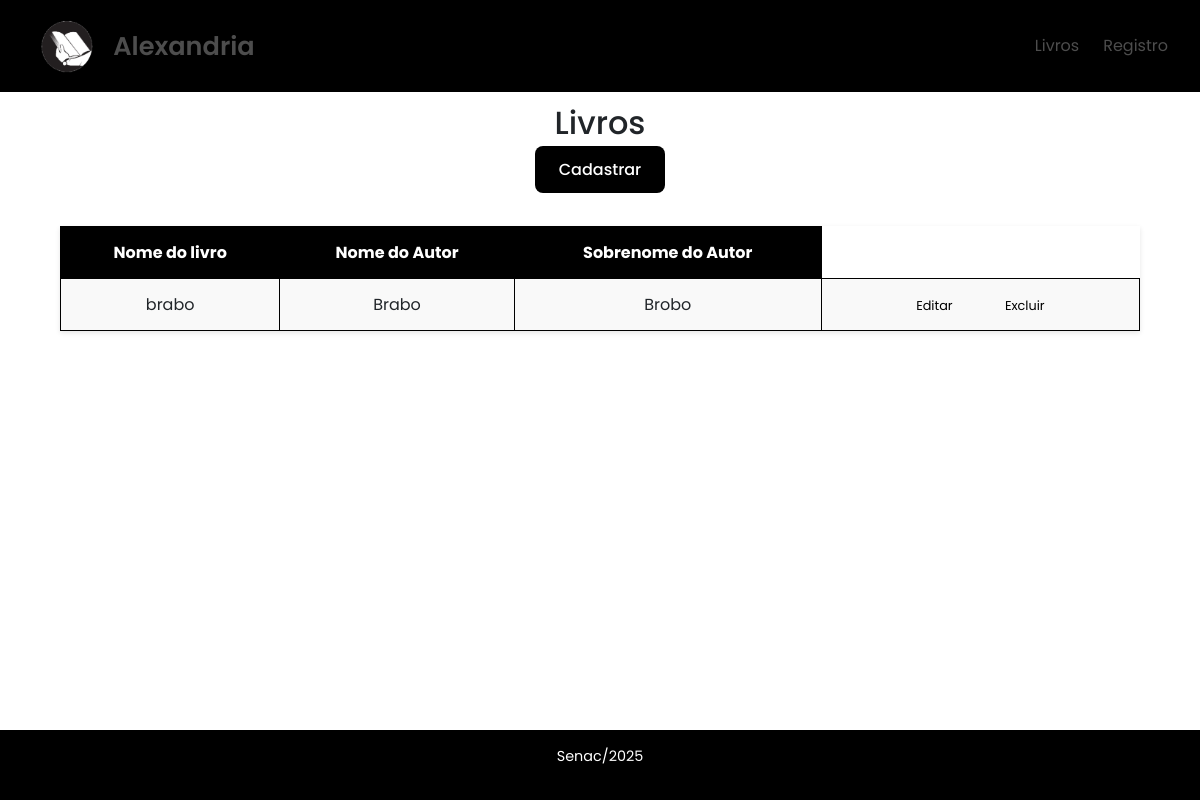
The app's page /livro_tabela/, older data.
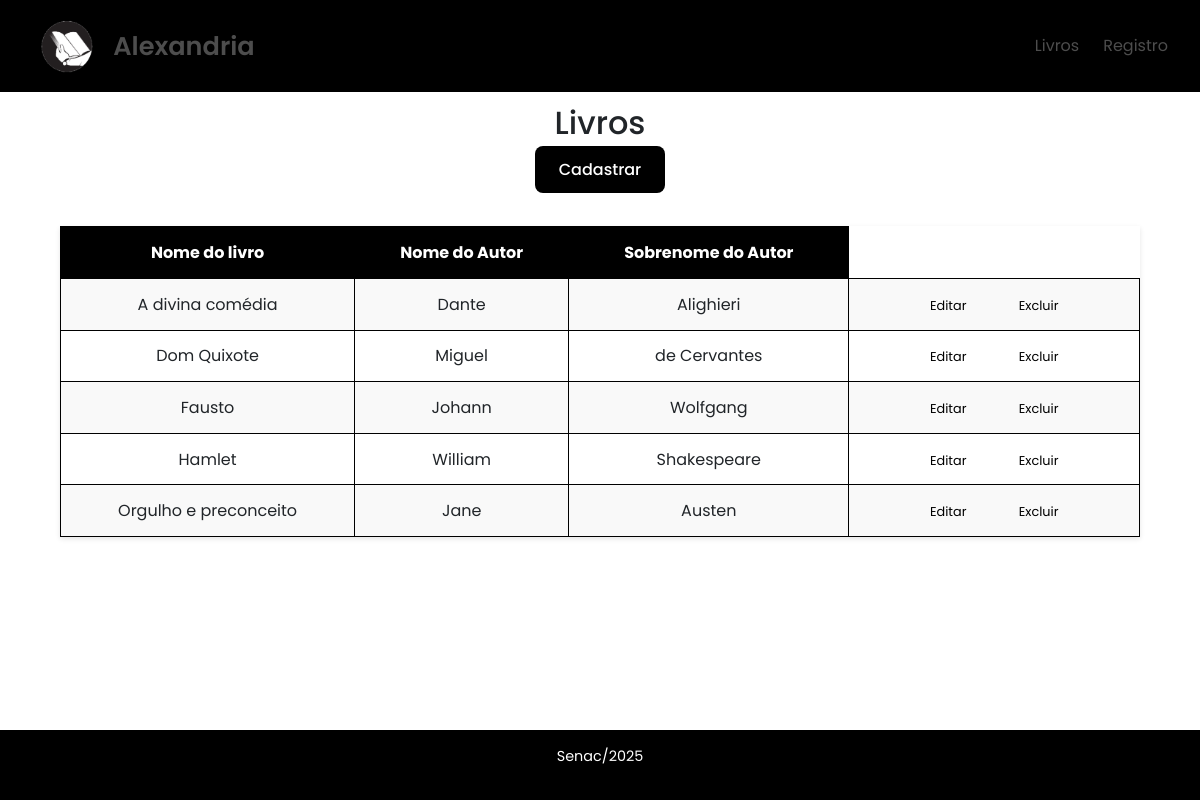
The same page, newer data.
### Blog/models.py (models this page shows, shortened)
class Livro(models.Model):
    nome_livro = models.CharField(max_length=100) # Nome do livro, string de até 100 caracteres
    nome_autor = models.CharField(max_length=100) # nome do autor, string de até 100 caracteres
    sobrenome_autor = models.CharField(max_length=100) # sobrenome do autor, string de até 100 caracteres
    class Meta:
        verbose_name = "Livro" # Nome singular amigável para o modelo no painel administrativo
        verbose_name_plural = "Livros" # Nome plural amigável para o modelo no painel administrativo
        ordering = ['nome_livro'] # Define a ordem padrão dos registros ao consultá-los

### Blog/views.py (the view)
# urls.py: path('livro_tabela/', Livros_list.as_view(), name="lista_livro" ),
class Livros_list(ListView):
    model = Livro #retorna uma lista chamamda cliente_list
    template_name = 'Blog/list_livro.html'

### Blog/templates/blog/list_livro.html
{% extends 'base.html' %}
{% block content %}
    <section class="titulo">
        <div>
            <h2>Livros</h2>
            <a href="{% url 'livro_create'%}" class="botao-cadastro">Cadastrar</a>
        </div>
    </section>
    <section>
        <table>
            <tr>
                <th>Nome do livro</th>
                <th>Nome do Autor</th>
                <th>Sobrenome do Autor</th>
            </tr>
            {% for livro in livro_list %}
            <tr>
                <td>{{livro.nome_livro}}</td>
                <td>{{livro.nome_autor}}</td>
                <td>{{livro.sobrenome_autor}}</td>
            <td>
                <a href="{% url 'livro_update' livro.id %}">Editar</a>
                <a href="{% url 'livro_excluir' livro.id %}">Excluir</a>
            </td>
            </tr>
            {% endfor  %}
        </table>
    </section>
{% endblock %}

### Blog/templates/base.html (shortened to what this page needs)
{% load static %}
{% load bootstrap5 %}
{% bootstrap_css %}
<!DOCTYPE html>
<html lang="pt-br">
<head>
    <link rel="stylesheet" href="{% static 'css/livros.css' %}">
</head>
<body>
    <header>
       {% include 'componentes/header.html' %}
    </header>
    <main>
    {% block content %} {% endblock %}
    </main>
    <footer>
        {% include 'componentes/footer.html' %}
    </footer>
</body>
</html>

### Blog/templates/componentes/header.html
{% load static %}
<header class="header">
  <div class="logo">
    <img src="{% static 'img/logo.png' %}" alt="Logo Alexandria" class="logo-img">
    {% if request.session.nome_cliente %}
    <a href="{% url 'home_blog' %}">Alexandria</a>
    {% else %}
    <span class="link-bloqueado-titulo">Alexandria</span>
    {% endif %}
  </div>
  <nav class="nav-links">
  {% if request.session.nome_cliente %}
      <a href="{% url 'lista_livro' %}">Livros</a>
      <a href="{% url 'livro_create' %}">Registro</a>
      <p>{{ request.session.nome_cliente }} {{ request.session.sobrenome_cliente }}</p>
      <a href="{% url 'cliente_sair' %}">Sair</a>
  {% else %}
      <span class="link-bloqueado">Livros</span>
      <span class="link-bloqueado">Registro</span>
  {% endif %}
</nav>
</header>

### Blog/templates/componentes/footer.html
<footer class="footer">
    <p>Senac/2025</p>
</footer>

### Blog/static/css/livros.css (style rules this page uses)
html, body { height: 100%; margin: 0; display: flex; flex-direction: column; font-family: 'Poppins', sans-serif; }
main { flex: 1; }
.header { background-color: #000; color: #fff; display: flex; justify-content: space-between; align-items: center; padding: 1rem 2rem; font-family: 'Poppins', sans-serif; flex-wrap: wrap; }
.logo { display: flex; align-items: center; gap: 0.75rem; }
.logo-img { height: 60px; width: auto; }
.nav-links { display: flex; align-items: center; gap: 1.5rem; font-size: 1rem; }
.link-bloqueado { color: gray; opacity: 0.6; cursor: not-allowed; pointer-events: none; text-decoration: none; }
.link-bloqueado-titulo { color: gray; opacity: 0.6; cursor: not-allowed; pointer-events: none; text-decoration: none; font-size: 1.6rem; font-weight: 600; }
.footer { background-color: #000; color: #fff; text-align: center; padding: 1rem; font-size: 0.9rem; }
.titulo { display: flex; justify-content: center; align-items: center; text-align: center; padding: 0.75rem 1.5rem; }
.titulo h2 { margin-bottom: 1rem; }
.botao-cadastro { background-color: #000; color: #fff; padding: 0.75rem 1.5rem; border-radius: 8px; text-decoration: none; font-weight: 500; transition: background-color 0.3s ease; }
table { width: 90vw; border-collapse: collapse; margin: 2rem auto; box-shadow: 0px 2px 5px rgba(0, 0, 0, 0.1); font-family: 'Poppins', sans-serif; }
th, td { width: auto; border: 1px solid #000000; padding: 0.8rem; text-align: center; }
td a { display: inline !important; justify-content: center !important; width: auto !important; padding: 0.5rem ; margin: 1rem; color: #000000; border-radius: 5px; font-size: 0.8rem !important; text-decoration: none; }
th { background-color: #000000; color: #ffffff; text-align: center; font-weight: bold; }
tr:nth-child(even) { background-color: #f9f9f9; }

Row changes from the older to the newer data that the page shows:
removed Livro: nome_livro "brabo", nome_autor "Brabo", sobrenome_autor "Brobo"
added Livro: nome_livro "A divina comédia", nome_autor "Dante", sobrenome_autor "Alighieri"
added Livro: nome_livro "Dom Quixote", nome_autor "Miguel", sobrenome_autor "de Cervantes"
added Livro: nome_livro "Fausto", nome_autor "Johann", sobrenome_autor "Wolfgang"
added Livro: nome_livro "Hamlet", nome_autor "William", sobrenome_autor "Shakespeare"
added Livro: nome_livro "Orgulho e preconceito", nome_autor "Jane", sobrenome_autor "Austen"
